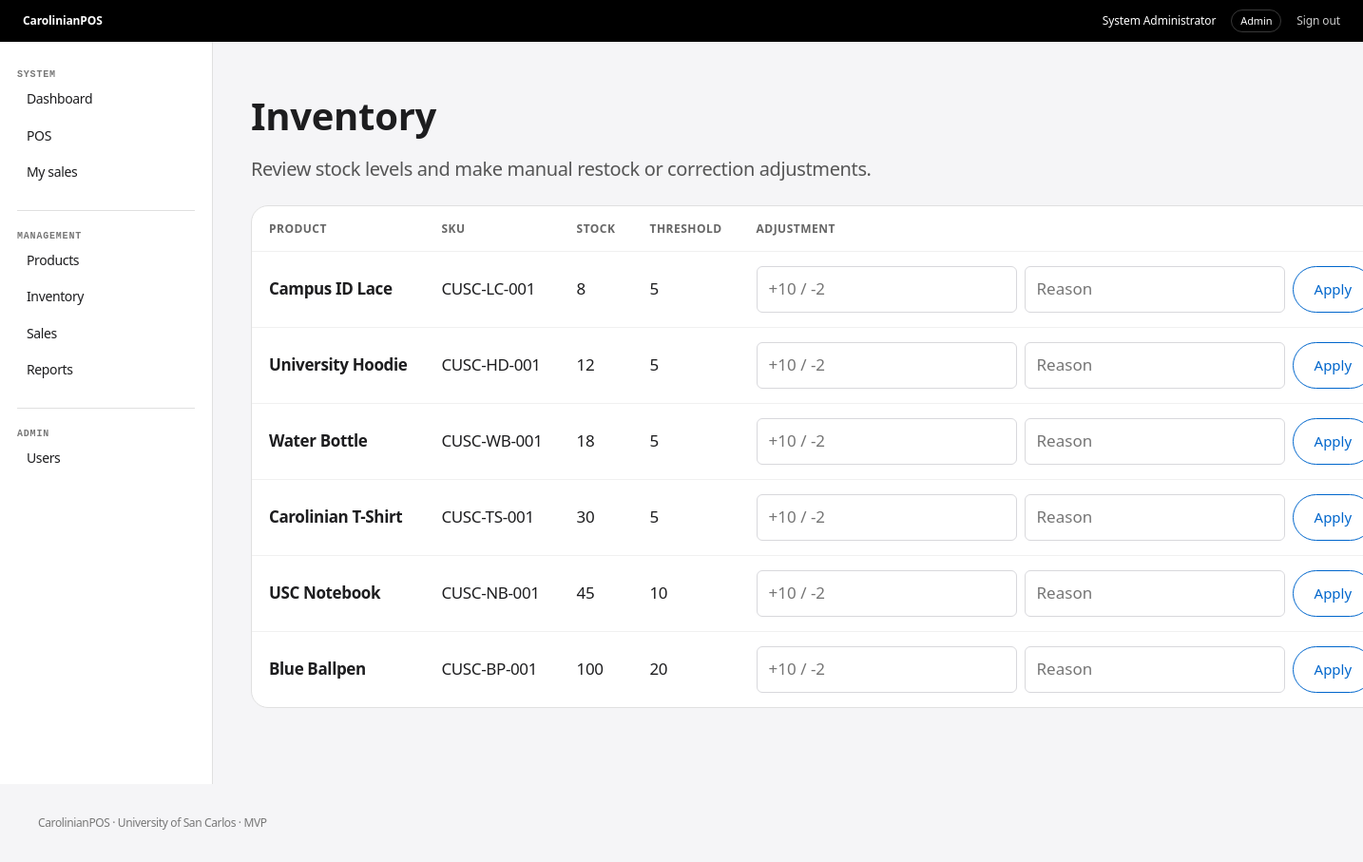
Screenshot of /manager/inventory.php (signed in) with the database file from the repository.
### tables this page shows
CREATE TABLE products (
  id INT UNSIGNED AUTO_INCREMENT PRIMARY KEY,
  name VARCHAR(150) NOT NULL,
  sku VARCHAR(80) NOT NULL UNIQUE,
  category VARCHAR(80) NOT NULL,
  price DECIMAL(10,2) NOT NULL DEFAULT 0,
  stock_qty INT NOT NULL DEFAULT 0,
  low_stock_threshold INT NOT NULL DEFAULT 5,
  created_at TIMESTAMP DEFAULT CURRENT_TIMESTAMP,
  updated_at TIMESTAMP DEFAULT CURRENT_TIMESTAMP ON UPDATE CURRENT_TIMESTAMP
);

### manager/inventory.php (the view, shortened to what this page needs)
<?php
require_once __DIR__ . '/../config/db.php'; require_once __DIR__ . '/../includes/auth_check.php'; require_role(['Manager','Admin']);
$products=$pdo->query('SELECT * FROM products ORDER BY stock_qty ASC,name')->fetchAll();
require __DIR__ . '/../includes/header.php'; ?>
<h1>Inventory</h1><p class="lead">Review stock levels and make manual restock or correction adjustments.</p>
<div class="table-wrap"><table><thead><tr><th>Product</th><th>SKU</th><th>Stock</th><th>Threshold</th><th>Adjustment</th></tr></thead><tbody>
<?php foreach($products as $p): ?><tr><td><strong><?= htmlspecialchars($p['name']) ?></strong></td><td><?= htmlspecialchars($p['sku']) ?></td><td><span class="<?= $p['stock_qty']<=$p['low_stock_threshold']?'low':'' ?>"><?= $p['stock_qty'] ?></span></td><td><?= $p['low_stock_threshold'] ?></td><td><form method="post" class="inline-form"><input type="hidden" name="product_id" value="<?= $p['id'] ?>"><input type="number" name="quantity_change" placeholder="+10 / -2" required><input name="reason" placeholder="Reason" required><button class="btn secondary">Apply</button></form></td></tr><?php endforeach; ?>
</tbody></table></div>
<?php require __DIR__ . '/../includes/footer.php'; ?>

### assets/css/app.css (style rules this page uses)
:root { --primary:#0066cc;--primary-focus:#0071e3;--primary-dark:#2997ff; --ink:#1d1d1f;--muted:#7a7a7a;--canvas:#fff;--parchment:#f5f5f7; --pearl:#fafafc;--dark:#000;--tile:#272729;--hairline:#e0e0e0; --soft:#f0f0f0;--danger:#b42318;--success:#18794e; --radius-sm:8px;--radius-md:11px;--radius-lg:18px;--pill:9999px; }
* { box-sizing:border-box }
html { font-family:system-ui,-apple-system,BlinkMacSystemFont,"Segoe UI",sans-serif;color:var(--ink);background:var(--parchment) }
body { margin:0;font-size:17px;line-height:1.47;letter-spacing:-.374px }
.main h1 { font-size:40px;line-height:1.1;letter-spacing:-.28px;margin:0 0 10px;font-weight:600 }
.lead { font-size:20px;line-height:1.4;color:#555;max-width:760px }
.btn { display:inline-flex;align-items:center;justify-content:center;border:0;cursor:pointer;padding:11px 22px;border-radius:9999px;font:400 15px/1.2 system-ui }
.btn.secondary { background:#fff;color:var(--primary);border:1px solid var(--primary) }
.form-stack input,.form-grid input,.form-grid select,.filter-bar input,.inline-form input { border:1px solid #d8d8dc;border-radius:6px;padding:11px 12px;background:#fff;font:inherit }
.inline-form { display:flex;gap:8px }
.inline-form input { min-width:120px }
.table-wrap { overflow:auto;margin-top:24px;background:#fff;border:1px solid var(--hairline);border-radius:18px }
table { width:100%;border-collapse:collapse }
th,td { text-align:left;padding:15px 18px;border-bottom:1px solid var(--soft);white-space:nowrap }
th { font:600 12px system-ui;color:#666;text-transform:uppercase;letter-spacing:.04em }
tr:last-child td { border-bottom:0 }

### rows the page displays
products: name "Campus ID Lace", sku "CUSC-LC-001", stock_qty "8", low_stock_threshold "5"
products: name "University Hoodie", sku "CUSC-HD-001", stock_qty "12", low_stock_threshold "5"
products: name "Water Bottle", sku "CUSC-WB-001", stock_qty "18", low_stock_threshold "5"
products: name "Carolinian T-Shirt", sku "CUSC-TS-001", stock_qty "30", low_stock_threshold "5"
products: name "USC Notebook", sku "CUSC-NB-001", stock_qty "45", low_stock_threshold "10"
products: name "Blue Ballpen", sku "CUSC-BP-001", stock_qty "100", low_stock_threshold "20"

### other values shown
$user['full_name'] "System Administrator"
$user['role'] "Admin"
